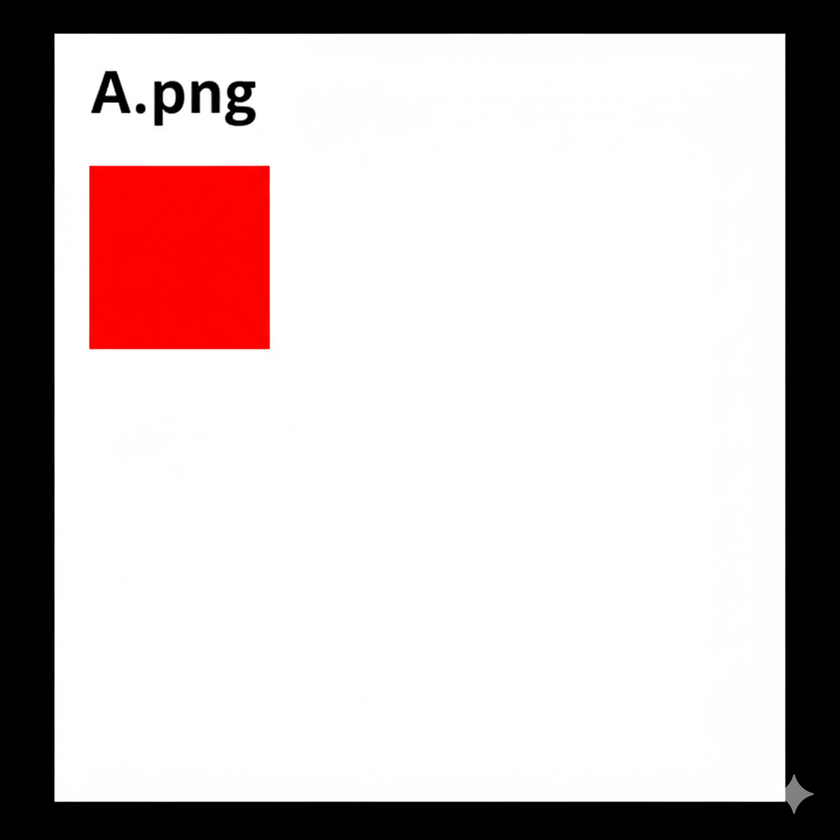
#> input picture A.png, 840 x 840 px, shrunk from 1024 x 1024 before the run
$ python sample.py --input_directory . --output_directory out
#> lines starting #> are read from the running program, lines starting #| are printed output that depends on the picture
import os
import random
import re
import operator
import argparse
import json
from PIL import Image

# =============================================================================
#
# BENCHMARK DATA GENERATION SCRIPT
#
# This script:
# 1. Reads images from a user-provided --input_directory.
# 2. Applies transformations defined in TRANSFORMATIONS_TO_RUN.
# 3. Saves the output images (input, correct option, incorrect option)
#    to the --output_directory.
# 4. Creates a 'benchmark_data.json' file in the output directory
#    for the main LLaVA script to read.
#
# =============================================================================

# --- Configuration ---
# Define which benchmarks to create and run.
# 'param' is the *correct* transformation.
# 'mc_param' is the *incorrect* one for Option B.
TRANSFORMATIONS_TO_RUN = [
    {
        "type": "2DRotation",
        "param": "+90",
        "mc_param": "180",
        "question": "Which image shows the object rotated by +90 degrees?",
        "ground_truth": "A" # The correct answer is always A (mc_0)
    },
    {
        "type": "2DRotation",
        "param": "180",
        "mc_param": "-90",
        "question": "Which image shows the object rotated by 180 degrees?",
        "ground_truth": "A"
    },
    {
        "type": "2DRotation",
        "param": "-90",
        "mc_param": "+90",
        "question": "Which image shows the object rotated by -90 degrees?",
        "ground_truth": "A"
    }
    # ... You can add other transformation types here ...
]

# --- Transformation Functions ---

angles = ("+90","-90","180")
# Suffixes for the *three* test files we are creating
test_suffixes = (
    f"test_0_input.png",
    f"test_mc_0_input.png", # Correct Option (A)
    f"test_mc_1_input.png"  # Incorrect Option (B)
)

def crop(image_input):
    """Crops an image to a square."""
    if isinstance(image_input, str):
        img = Image.open(image_input)
    elif isinstance(image_input, Image.Image):
        img = image_input

    new_size = min(img.size)
    left = (img.width - new_size) / 2
    top = (img.height - new_size) / 2
    right = (img.width + new_size) / 2
    bottom = (img.height + new_size) / 2
    cropped = img.crop((left, top, right, bottom))
    return cropped

def save_image(image_input_list, transformation, param, index, file_suffix, out_directory, base_filename):
    """Saves a list of images to the output directory."""
    saved_paths = []
    for image, suffix in zip(image_input_list, file_suffix):
        cropped_img = crop(image)
        # Create a unique, descriptive filename
        # e.g., "my_image_2DRotation+90_0_test_0_input.png"
        filename = f"{base_filename}_{transformation}{param}_{index}_{suffix}"
        file_path = os.path.join(out_directory, filename)

        cropped_img.save(file_path, format="PNG")
        saved_paths.append(file_path)
    return saved_paths

def rotate_image(img_path_or_obj, angle):
    """Rotates an image by a specific angle."""
    if angle not in angles and angle != 0:
        raise ValueError("Invalid Angle")
    if angle == "+90":
        angle_val = -90
    elif angle == "-90":
        angle_val = 90
    elif angle == "180":
        angle_val = 180
    else:
        angle_val = 0

    image = None
    if isinstance(img_path_or_obj, str):
        image = Image.open(img_path_or_obj)
    elif isinstance(img_path_or_obj, Image.Image):
        image = img_path_or_obj.copy() # Use copy to avoid issues
    else:
        raise ValueError("Invalid image input for rotate")

    rotated_image = image.rotate(angle_val, expand=False)

    if isinstance(img_path_or_obj, str):
        image.close()

    return rotated_image

def transform_save_rotate(index, param, inputs_mc, out_directory, transformation, test_image_path):
    """
    Generates and saves a set of rotation benchmark images.
    Returns the file paths for [input, option_a, option_b]
    """
    # 0 = base, param = correct, inputs_mc = incorrect
    base_img_obj = rotate_image(test_image_path, 0)
    correct_img_obj = rotate_image(test_image_path, param)
    incorrect_img_obj = rotate_image(test_image_path, inputs_mc)

    images_to_save = [base_img_obj, correct_img_obj, incorrect_img_obj]

    # Get the base filename (e.g., "my_image.png" -> "my_image")
    base_filename = os.path.splitext(os.path.basename(test_image_path))[0]

    # Save the images and get their paths
    saved_paths = save_image(
        images_to_save,
        transformation,
        param,
        index,
        test_suffixes,
        out_directory,
        base_filename
    )

    # Return the 3 paths we need for the benchmark
    return saved_paths[0], saved_paths[1], saved_paths[2]


# --- Main Execution ---

def main():
    parser = argparse.ArgumentParser(description="Generate benchmark data for LLaVA.")
    parser.add_argument('--input_directory', type=str, required=True,
                        help='Path to the input directory containing images.')
    parser.add_argument('--output_directory', type=str, required=True,
                        help='Path to the output directory to save benchmark files.')
    args = parser.parse_args()

    print(f"--- PART 1: GENERATING BENCHMARK DATA ---")
    os.makedirs(args.input_directory, exist_ok=True)
    os.makedirs(args.output_directory, exist_ok=True)

    # --- 1. Find Input Images ---
    try:
        valid_extensions = ('.png', '.jpg', '.jpeg', '.bmp', '.gif')
        all_files = os.listdir(args.input_directory)
        input_image_paths = [
            os.path.join(args.input_directory, f) for f in all_files
            if f.lower().endswith(valid_extensions)
        ]
        if not input_image_paths:
            print(f"Error: No valid images found in {args.input_directory}.")
            print("Please add .png or .jpg images to that folder.")
            return
        print(f"Found {len(input_image_paths)} input images.")
    except Exception as e:
        print(f"Error reading input directory: {e}")
        return

    # --- 2. Generate Data ---
    # This list will hold all the benchmark data
    benchmark_data_list = []

    file_index = 0 # Unique index for each generated file set

    # Loop over every transformation task
    for task in TRANSFORMATIONS_TO_RUN:
        print(f"\nProcessing task: {task['type']} ({task['param']})")

        # Loop over every image in the input folder
        for img_path in input_image_paths:
            print(f"  - Transforming {os.path.basename(img_path)}...")
            try:
                if task["type"] == "2DRotation":
                    # Generate the 3 images (input, option_a, option_b)
                    input_path, option_a_path, option_b_path = transform_save_rotate(
                        index=file_index,
                        param=task["param"],
                        inputs_mc=task["mc_param"],
                        out_directory=args.output_directory,
                        transformation=task["type"],
                        test_image_path=img_path
                    )
#> in rotate_image, image is the input picture: PIL image 840x840 RGB; mean R, G, B 201.1, 189.7, 189.7
#> call 2 of rotate_image, with img_path_or_obj = './A.png', angle = '+90'
#> in rotate_image (call 2), `rotated_image = image.rotate(angle_val, expand=False)`:
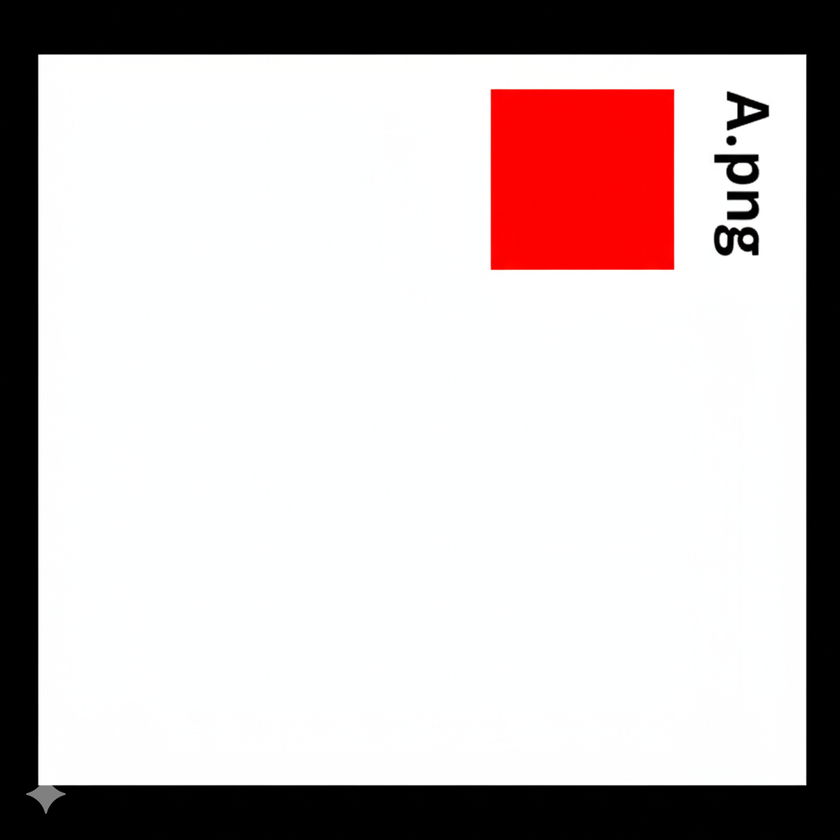
#> rotated_image: PIL image 840x840 RGB; mean R, G, B 201.1, 189.7, 189.7
#> call 3 of rotate_image, with img_path_or_obj = './A.png', angle = '180'
#> in rotate_image (call 3), `rotated_image = image.rotate(angle_val, expand=False)`:
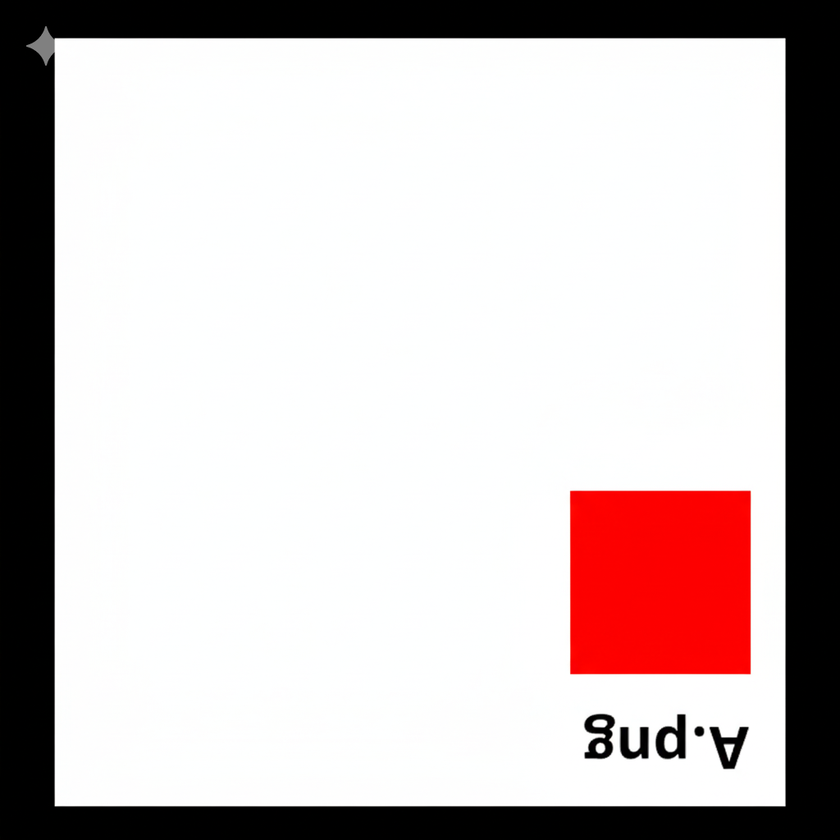
#> rotated_image: PIL image 840x840 RGB; mean R, G, B 201.1, 189.7, 189.7
#> in save_image, `filename = f"{base_filename}_{transformation}{param}_{index}_{suffix}"`: filename = 'A_2DRotation+90_0_test_0_input.png'
#> in transform_save_rotate, `saved_paths = save_image( images_to_save, transformation, param, index..`: saved_paths = 3 items
#> input_path = 'out/A_2DRotation+90_0_test_0_input.png'

                    # Add this benchmark item to our list
                    benchmark_data_list.append({
                        "input_image": input_path,
                        "option_image_a": option_a_path,
                        "option_image_b": option_b_path,
                        "question": task["question"],
                        "ground_truth_answer": task["ground_truth"]
                    })

                # ... you could add elif task["type"] == "Colour": ... here

                file_index += 1
            except Exception as e:
                print(f"    Failed to transform {os.path.basename(img_path)}: {e}")

    # --- 3. Save Benchmark JSON ---
    json_path = os.path.join(args.output_directory, "benchmark_data.json")
    try:
        with open(json_path, 'w') as f:
            json.dump(benchmark_data_list, f, indent=4)
        print(f"\nBenchmark data generation complete! ✅")
        print(f"Saved {len(benchmark_data_list)} benchmark items to {json_path}")
    except Exception as e:
        print(f"\nError saving benchmark JSON file: {e}")


if __name__ == "__main__":
    main()
